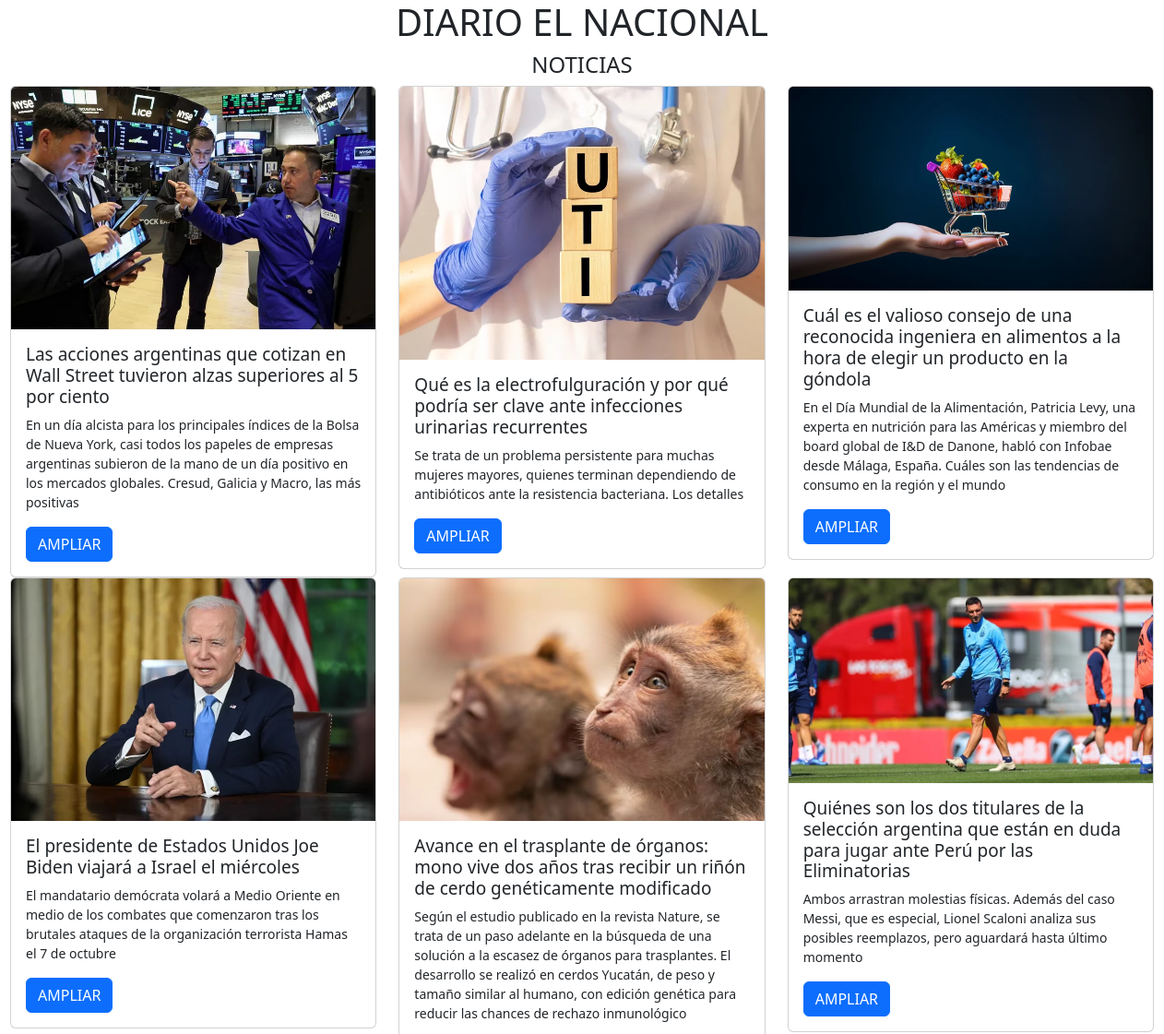
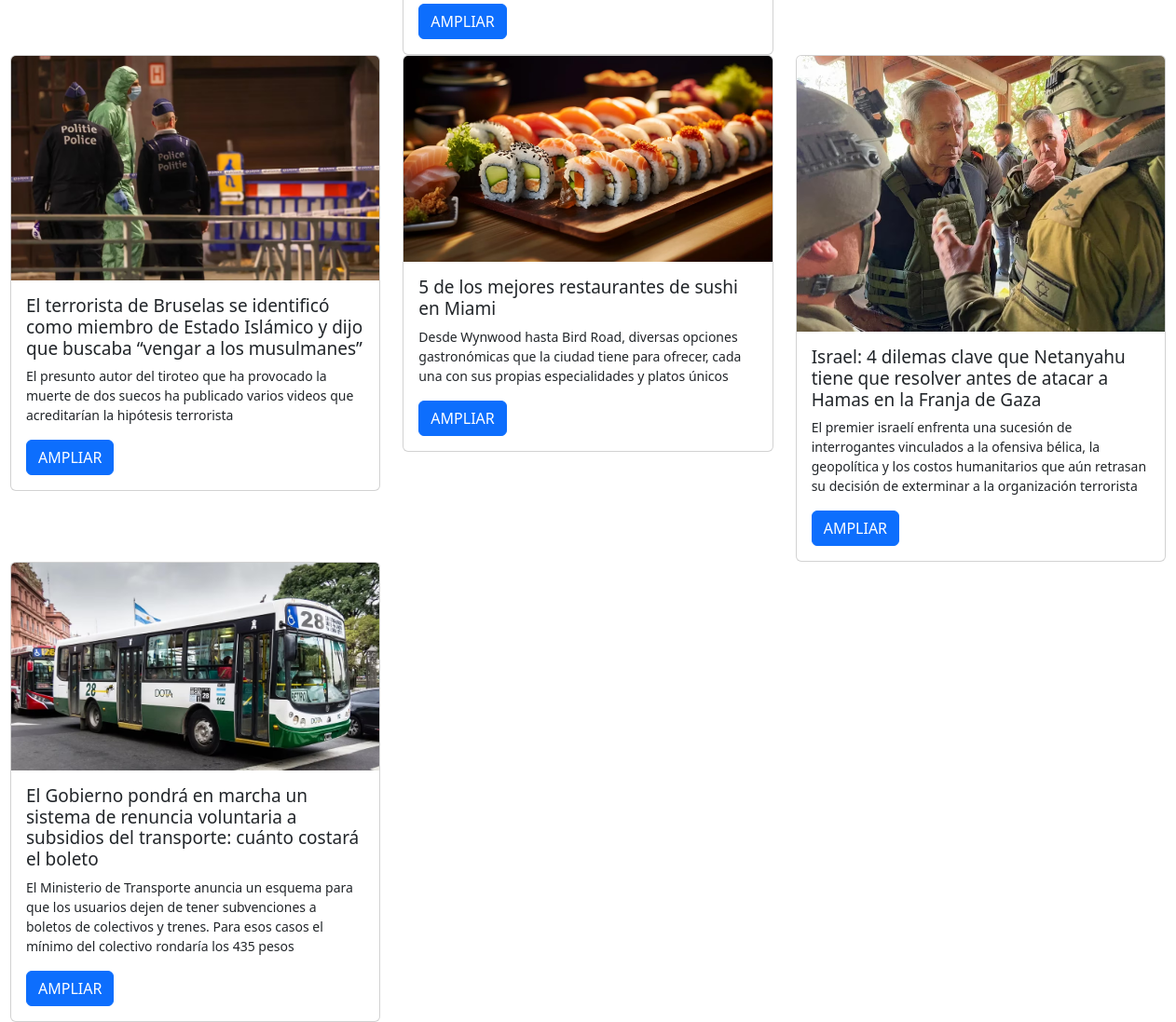
The page / on the database its author committed (2 pictures, top to bottom).
### tables this page shows
CREATE TABLE `noticias` (
  `id_noticia` int(11) NOT NULL,
  `id_usuario` int(11) NOT NULL,
  `titulo` text NOT NULL,
  `copete` text NOT NULL,
  `cuerpo` text NOT NULL,
  `imagen` varchar(255) NOT NULL,
  `fecha` timestamp NOT NULL DEFAULT current_timestamp() ON UPDATE current_timestamp(),
  `categoria` varchar(30) NOT NULL
);

### index.php (the view, shortened to what this page needs)
<!DOCTYPE html>
<html lang="es">
<head>
    <link href="lib/bootstrap-5.3.2/css/bootstrap.min.css" rel="stylesheet">
</head>
<body>
    <div class="" style="width:1240px; position: relative; margin: auto">
        <span style="text-align: center">
        <h1>DIARIO EL NACIONAL</h1>
        <h4>NOTICIAS</h4>
        </span>
        <div style="">
            <div class="row">
            <?php
            require("admin/conexion.php");
            $conexion = mysqli_connect($server_db, $usuario_db, $password_db)
                or die("No se puede conectar con el servidor");
            mysqli_select_db($conexion, $base_db)
                or die("No se puede seleccionar la base de datos");
            $instruccion = "select * from noticias  order by id_noticia desc limit 10";
            $consulta = mysqli_query($conexion, $instruccion) or die("no puedo consultar");
            $nfilas = mysqli_num_rows($consulta);
            for ($i = 0; $i < $nfilas; $i++) {
                $resultado = mysqli_fetch_array($consulta);
                print('
                <div class="col-4">
                    <div class="card">
                    <img src="imagenes_subidas/'.$resultado['imagen'].'" class="card-img-top" alt="'.$resultado['titulo'].'">
                        <div class="card-body">
                                <h5 class="card-title" style="font-size: 19px">'.$resultado['titulo'].'</h5>
                            <p class="card-text" style="font-size: 14px">'.substr($resultado['copete'],0,400).'</p>
                            <a href="ver_noticia.php?id_noticia='.$resultado['id_noticia'].'" class="btn btn-primary">AMPLIAR</a>
                        </div>
                    </div>
                </div>
                ');
            }
            ?>
            </div>
        </div>
</body>
</html>

### rows shown on the page
noticias: imagen (picture), titulo "Las acciones argentinas que cotizan en Wall Street tuvieron alzas superiores al 5 por ciento", copete "En un día alcista para los principales índices de la Bolsa de Nueva York, casi todos los papeles de empresas argentinas subieron de la mano de un día positivo en los mercados globales. Cresud, Galicia y Macro, las más positivas"
noticias: imagen (picture), titulo "Qué es la electrofulguración y por qué podría ser clave ante infecciones urinarias recurrentes", copete "Se trata de un problema persistente para muchas mujeres mayores, quienes terminan dependiendo de antibióticos ante la resistencia bacteriana. Los detalles"
noticias: imagen (picture), titulo "Cuál es el valioso consejo de una reconocida ingeniera en alimentos a la hora de elegir un producto en la góndola", copete "En el Día Mundial de la Alimentación, Patricia Levy, una experta en nutrición para las Américas y miembro del board global de I&D de Danone, habló con Infobae desde Málaga, España. Cuáles son las tendencias de consumo en la región y el mundo"
noticias: imagen (picture), titulo "El presidente de Estados Unidos Joe Biden viajará a Israel el miércoles", copete "El mandatario demócrata volará a Medio Oriente en medio de los combates que comenzaron tras los brutales ataques de la organización terrorista Hamas el 7 de octubre"
noticias: imagen (picture), titulo "Avance en el trasplante de órganos: mono vive dos años tras recibir un riñón de cerdo genéticamente modificado", copete "Según el estudio publicado en la revista Nature, se trata de un paso adelante en la búsqueda de una solución a la escasez de órganos para trasplantes. El desarrollo se realizó en cerdos Yucatán, de peso y tamaño similar al humano, con edición genética para reducir las chances de rechazo inmunológico"
noticias: imagen (picture), titulo "Quiénes son los dos titulares de la selección argentina que están en duda para jugar ante Perú por las Eliminatorias", copete "Ambos arrastran molestias físicas. Además del caso Messi, que es especial, Lionel Scaloni analiza sus posibles reemplazos, pero aguardará hasta último momento"
noticias: imagen (picture), titulo "El terrorista de Bruselas se identificó como miembro de Estado Islámico y dijo que buscaba “vengar a los musulmanes”", copete "El presunto autor del tiroteo que ha provocado la muerte de dos suecos ha publicado varios videos que acreditarían la hipótesis terrorista"
noticias: imagen (picture), titulo "5 de los mejores restaurantes de sushi en Miami", copete "Desde Wynwood hasta Bird Road, diversas opciones gastronómicas que la ciudad tiene para ofrecer, cada una con sus propias especialidades y platos únicos"
noticias: imagen (picture), titulo "Israel: 4 dilemas clave que Netanyahu tiene que resolver antes de atacar a Hamas en la Franja de Gaza", copete "El premier israelí enfrenta una sucesión de interrogantes vinculados a la ofensiva bélica, la geopolítica y los costos humanitarios que aún retrasan su decisión de exterminar a la organización terrorista"
noticias: imagen (picture), titulo "El Gobierno pondrá en marcha un sistema de renuncia voluntaria a subsidios del transporte: cuánto costará el boleto", copete "El Ministerio de Transporte anuncia un esquema para que los usuarios dejen de tener subvenciones a boletos de colectivos y trenes. Para esos casos el mínimo del colectivo rondaría los 435 pesos"
